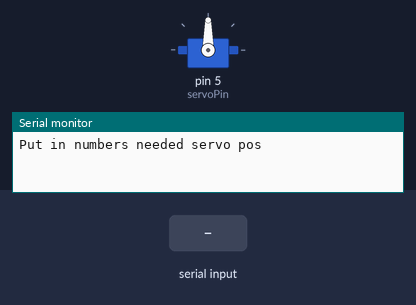
Bench run of a sketch on a simulated Arduino Uno, built with avr-gcc and run on an emulated ATmega328P. Parts: servo, the last lines printed to the serial monitor. Inputs (shaded band) come from the test bench.

Above: at 1.2 s.
1.3 s: "30,150\n" received over Serial
At 3.5 s:
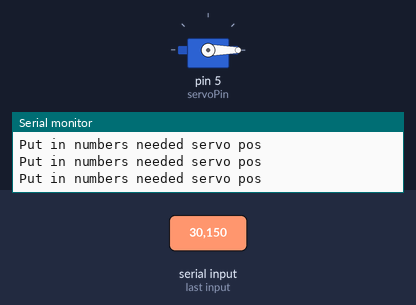
3.8 s: "90,45\n" received over Serial
At 4.6 s:
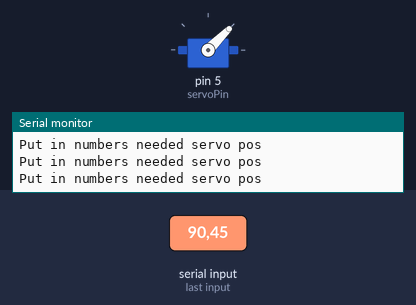
6.3 s: "200\n" received over Serial
At 7.1 s:
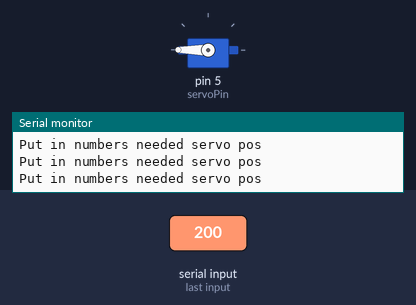
Timing chart, 0 to 9.3 s (numbered marks = the images above; inputs shaded):
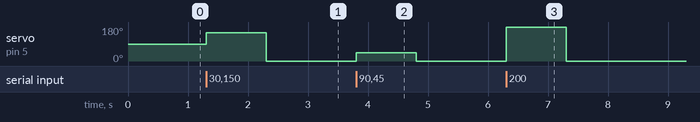

The sketch:

Simple_Servo_Control.ino
```cpp
#include <Servo.h>
int servoPin = 5;
int servoPos = 0;
Servo servoOne;
void setup() {
  // put your setup code here, to run once:
  Serial.begin(9600);
  servoOne.attach(servoPin);
}

void loop() {
  // put your main code here, to run repeatedly:
  Serial.println("Put in numbers needed servo pos");
  while(Serial.available() == 0)
    { }
   servoPos = Serial.parseInt();
  servoOne.write(servoPos);
}
```

Measured:
- after the input at 1.3 s, servo on pin 5 (servoPin): 90° → 150° at once, → 0° 1.0 s later
- after the input at 3.8 s, servo on pin 5 (servoPin): 0° → 45° at once, → 0° 1.0 s later
- after the input at 6.3 s, servo on pin 5 (servoPin): 0° → 180° at once, → 0° 1.0 s later
